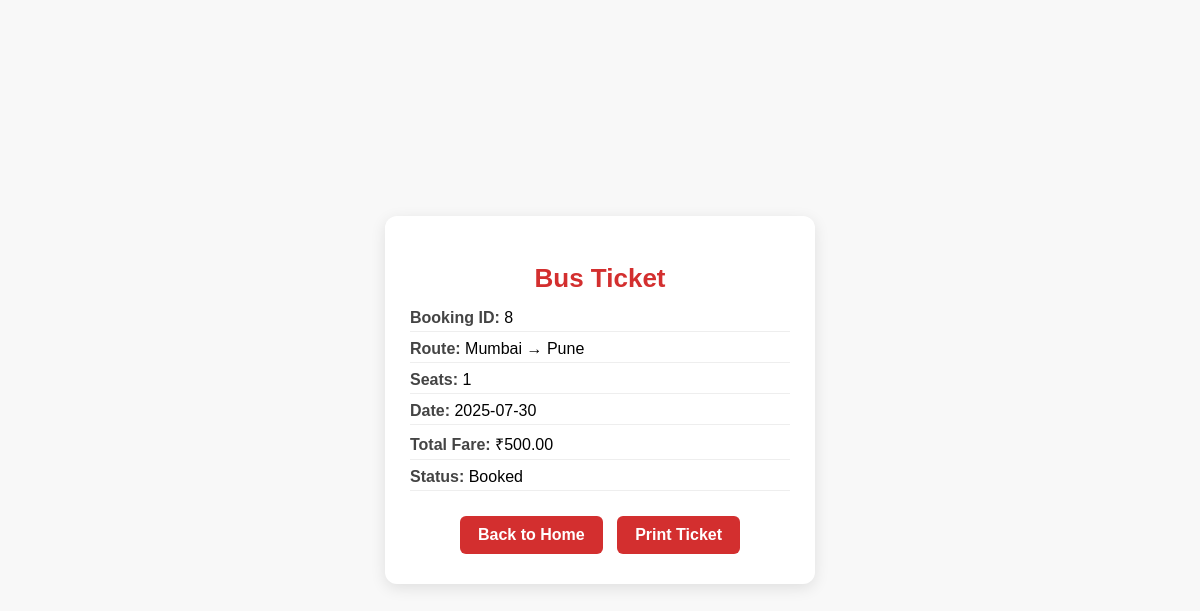
The page /usersite/ticket.php?booking_id=8 on the database its author committed.
### tables this page shows
CREATE TABLE `bookings` (
  `id` int(11) NOT NULL,
  `user_id` int(11) NOT NULL,
  `source` varchar(100) NOT NULL,
  `destination` varchar(100) NOT NULL,
  `fare` decimal(10,2) NOT NULL,
  `bus_id` int(11) NOT NULL,
  `seat_number` varchar(10) NOT NULL,
  `booking_date` date NOT NULL,
  `status` enum('booked','cancelled') DEFAULT 'booked',
  `transaction_id` varchar(100) DEFAULT NULL
);

### usersite/ticket.php (the view, shortened to what this page needs)
<?php
include 'config.php';
$booking_id = intval($_GET['booking_id']);
$booking = $conn->query("SELECT * FROM bookings WHERE id=$booking_id")->fetch_assoc();
?>
<!DOCTYPE html>
<html lang="en">
<head>
</head>
<body>
    <div class="ticket-card">
        <h2>Bus Ticket</h2>
        <div class="ticket-info">
            <p><span class="highlight">Booking ID:</span> <?php echo $booking['id']; ?></p>
            <p><span class="highlight">Route:</span> <?php echo htmlspecialchars($booking['source']); ?> → <?php echo htmlspecialchars($booking['destination']); ?></p>
            <p><span class="highlight">Seats:</span> <?php echo htmlspecialchars($booking['seat_number']); ?></p>
            <p><span class="highlight">Date:</span> <?php echo htmlspecialchars($booking['booking_date']); ?></p>
            <p><span class="highlight">Total Fare:</span> ₹<?php echo htmlspecialchars($booking['fare']); ?></p>
            <p><span class="highlight">Status:</span> <?php echo ucfirst($booking['status']); ?></p>
        </div>
        <div class="btn-container">
            <a href="index.php" class="btn">Back to Home</a>
            <a href="#" class="btn" onclick="window.print()">Print Ticket</a>
        </div>
    </div>
</body>
</html>

### usersite/ticket.php (style rules this page uses)
body { font-family: Arial, sans-serif; margin: 0; background: #f8f8f8; display: flex; justify-content: center; align-items: center; height: 100vh; animation: fadeBg 1s ease-in-out forwards; }
.ticket-card { background: #fff; border-radius: 12px; box-shadow: 0 4px 15px rgba(0,0,0,0.1); width: 380px; padding: 25px; text-align: center; opacity: 0; transform: translateY(20px); animation: fadeInUp 0.8s ease-out forwards; }
h2 { color: #d32f2f; margin-bottom: 15px; font-size: 26px; }
.ticket-info { text-align: left; font-size: 16px; }
.ticket-info p { margin: 8px 0; border-bottom: 1px solid #eee; padding-bottom: 4px; }
.highlight { font-weight: bold; color: #444; }
.btn-container { margin-top: 20px; }
.btn { text-decoration: none; background: #d32f2f; color: #fff; padding: 10px 18px; border-radius: 6px; font-weight: bold; transition: all 0.3s ease; margin: 5px; display: inline-block; }

### rows shown on the page
bookings: id "8", source "Mumbai", destination "Pune", seat_number "1", booking_date "2025-07-30", fare "500.00", status "Booked"
